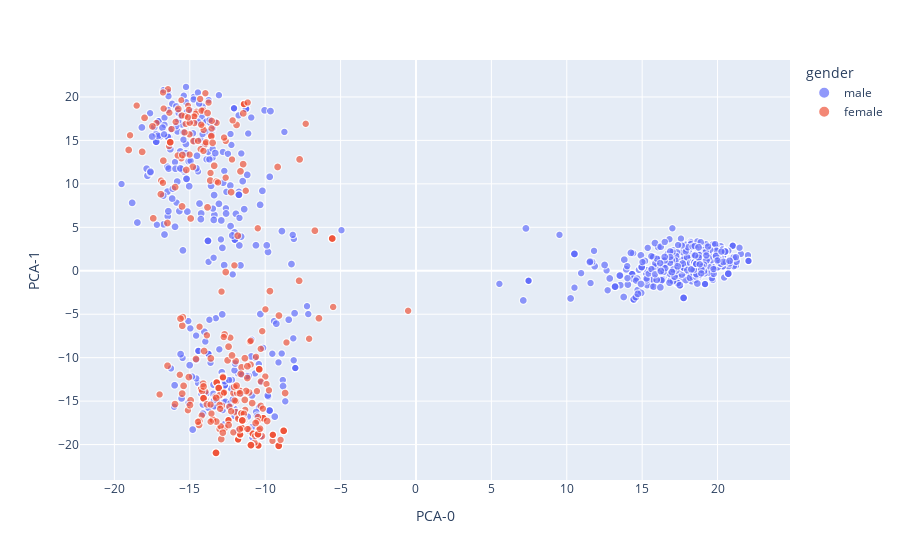

The notebook cell saved with this chart:
### Code cell
for cancer in cancer_types:
    df_data, df_clinical = get_data_by_cancer(cancer)
    
    # if only one entry, move on to next type (no clustering can be done)
    if (len(df_clinical.index.values) < 2): continue
    
    #%% initial stastistics
    df_library_size = get_library_size_df(df_data)
    # plots
    display(df_library_size.head())
    # distribution among all samples of reads for first gene in dataset
    sns.distplot(df_data.iloc[0, :]); plt.show() 
    # distribution among first sample of all reads
    sns.distplot(df_data.iloc[:, 0]); plt.show()

    #%% normalize
    df_data_norm = norm_and_zscore(df_data)
    # plot
    sns.distplot(df_data_norm.iloc[0, :]); plt.show()
    sns.distplot(df_data_norm.iloc[:, 0]); plt.show()
    
    #%% pca
    df_data_norm_pca = get_pca_df(df_data_norm)
    # plot
    feature = "gender"
    fig = px.scatter(
      merge(
        df_data_norm_pca,
        df_library_size,
        df_clinical
      ),
      x=df_data_norm_pca.columns[0],
      y=df_data_norm_pca.columns[1],
      size='n_reads',
      size_max=8,
      color=feature,
      hover_name=feature,
      hover_data=["ethnicity"],
    )
    fig.show()
    
    #%% umap
    df_data_norm_umap = get_umap_df(df_data_norm_pca)
    # plot
    feature = "gender"
    px.scatter(
      merge(
        df_data_norm_umap,
        df_library_size,
        df_clinical
      ),
      x=df_data_norm_umap.columns[0],
      y=df_data_norm_umap.columns[1],
      size='n_reads',
      size_max=8,
      color=feature,
      hover_name=feature,
      hover_data=["ethnicity"],
    )


    #%% silhouette scores
    silhouette_scores, best = compute_silhouette_scores(df_data_norm_umap)
    # plot
    plt.plot(silhouette_scores['N Clusters'], silhouette_scores['Silhouette Score'])
    plt.scatter([best['N Clusters']], [best['Silhouette Score']], label='Best: {} clusters'.format(int(best["N Clusters"])))
    plt.legend()
    plt.title('Cluster size selection')
    plt.ylabel('Silhouette Score')
    plt.xlabel('Number of Clusters')
    plt.show()
    
    df_data_norm_km = get_data_norm_km_df(df_data_norm_umap, best)
    
    #%% differential expression
    df_diff_expr = get_diff_expr_df(df_data_norm, df_data_norm_km)
    
    #%% LR performance
    df_aucs = compute_lr_aucs(df_data_norm_km, df_clinical)
    
    #%%
    save_data(cancer,
              df_data_norm_km,
              df_data_norm_pca,
              df_data_norm_umap,
              df_diff_expr,
              df_aucs)

### Figure 1 — Plotly figure (JSON) as saved in the notebook; plotly's stock layout.template omitted (floating-point values rounded to 4 significant figures; data arrays with more than 128 entries replaced by an {"elided": "..."} marker saying what was removed)
{"data": [{"customdata": {"elided": "1131x1 str values"}, "hovertemplate": "<b>%{hovertext}</b><br><br>gender=male<br>PCA-0=%{x}<br>PCA-1=%{y}<br>n_reads=%{marker.size}<br>ethnicity=%{customdata[0]}<extra></extra>", "hovertext": {"elided": "1131 str values"}, "legendgroup": "male", "marker": {"color": "#636efa", "size": {"elided": "1131 int values"}, "sizemode": "area", "sizeref": 291.6, "symbol": "circle"}, "mode": "markers", "name": "male", "showlegend": true, "type": "scattergl", "x": {"elided": "1131 float values"}, "xaxis": "x", "y": {"elided": "1131 float values"}, "yaxis": "y"}, {"customdata": {"elided": "457x1 str values"}, "hovertemplate": "<b>%{hovertext}</b><br><br>gender=female<br>PCA-0=%{x}<br>PCA-1=%{y}<br>n_reads=%{marker.size}<br>ethnicity=%{customdata[0]}<extra></extra>", "hovertext": {"elided": "457 str values"}, "legendgroup": "female", "marker": {"color": "#EF553B", "size": {"elided": "457 int values"}, "sizemode": "area", "sizeref": 291.6, "symbol": "circle"}, "mode": "markers", "name": "female", "showlegend": true, "type": "scattergl", "x": {"elided": "457 float values"}, "xaxis": "x", "y": {"elided": "457 float values"}, "yaxis": "y"}], "layout": {"legend": {"itemsizing": "constant", "title": {"text": "gender"}, "tracegroupgap": 0}, "margin": {"t": 60}, "xaxis": {"anchor": "y", "domain": [0, 1], "title": {"text": "PCA-0"}}, "yaxis": {"anchor": "x", "domain": [0, 1], "title": {"text": "PCA-1"}}}}
